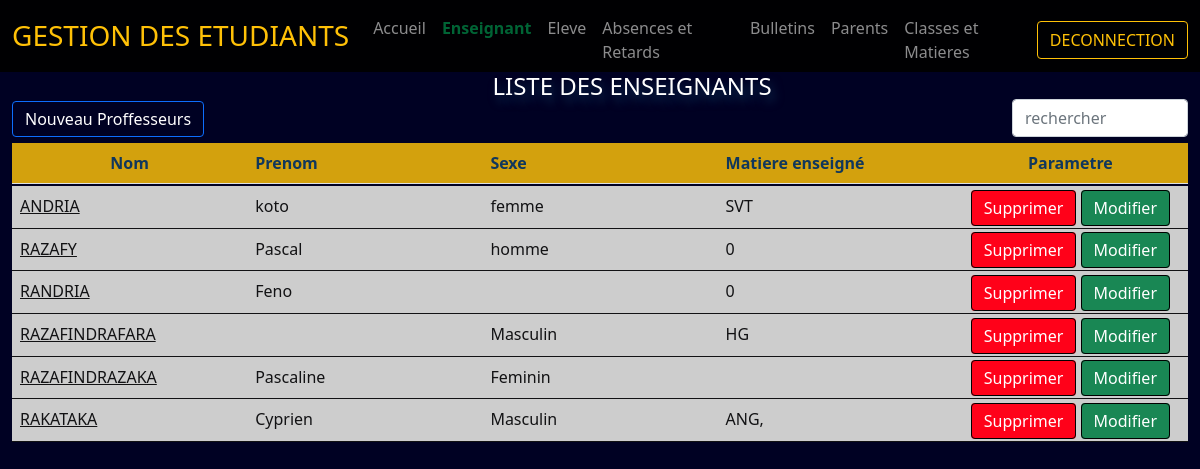
The app's page /enseignant/enseignant.php with its own data.
### tables this page shows
CREATE TABLE IF NOT EXISTS `enseignant2` (
  `id_prof` int(11) NOT NULL AUTO_INCREMENT,
  `nom_prof` varchar(30) NOT NULL,
  `prenom_prof` varchar(50) NOT NULL,
  `sexe_prof` varchar(15) NOT NULL,
  `cin_prof` int(14) DEFAULT NULL,
  `adresse` varchar(30) NOT NULL,
  `contact_prof` int(10) DEFAULT NULL,
  `matiere_prof` varchar(12) NOT NULL,
  `duplicata` varchar(30) NOT NULL,
  `num_auto_enseign` int(20) DEFAULT NULL,
  `im` varchar(30) NOT NULL,
  `fonction` varchar(30) NOT NULL,
  `date_delivrance` varchar(10) NOT NULL,
  `diplome_academique` varchar(30) NOT NULL,
  `categorie_proffessionnel` varchar(30) NOT NULL,
  `diplome_pedagogique` varchar(30) NOT NULL,
  `specialite` varchar(30) NOT NULL,
  `enciennete` varchar(30) NOT NULL,
  `classe_tenue` varchar(50) NOT NULL,
  PRIMARY KEY (`id_prof`)
);

### enseignant/enseignant.php (the view, shortened to what this page needs)
<?php include_once('../securité/db_conn.php'); ?>
<!doctype html>
<html lang="fr">
<head>
    <link href="../assets/dist/css/bootstrap.min.css" rel="stylesheet">
</head>
<body>
    <nav class="navbar navbar-expand-md navbar-dark fixed-top">
        <div class="container-fluid">
            <a class="navbar-brand" href="#">
                <h3>GESTION DES ETUDIANTS</h3>
            </a>
            <div class="collapse navbar-collapse" id="navbarCollapse">
                <ul class="navbar-nav me-auto mb-2 mb-md-0">
                    <li class="nav-item">
                        <a class="nav-link " href="../Acceuil.php">Accueil</a>
                    </li>
                    <li class="nav-item">
                        <a class="nav-link active" href="enseignant.php">Enseignant</a>
                    </li>
                    <li class="nav-item">
                        <a class="nav-link" href="../etudiant/etudiants.php">Eleve</a>
                    </li>
                    <li class="nav-item">
                        <a class="nav-link" href="../absence/absence.php">Absences et Retards</a>
                    </li>
                    <li class="nav-item">
                        <a class="nav-link" href="../bulletin/bulletin.php">Bulletins</a>
                    </li>
                    <li class="nav-item">
                        <a class="nav-link" href="../parent/parents.php">Parents</a>
                    </li>
                    <li class="nav-item">
                        <a class="nav-link" href="../classe/classes.php">Classes et Matieres</a>
                    </li>
                </ul>
                <form class="d-flex">
                    <a class="btn btn-outline-warning" href="../securité/logout.php">DECONNECTION</a>
                </form>
            </div>
        </div>
    </nav>
    <div class="container-fluid">
        <h2 class="text-center"> LISTE DES ENSEIGNANTS</h2>
        <div class="row">
            <div class="col-lg-10">
                <a class="btn btn-primary" href="nouv_enseignant.php">Nouveau Proffesseurs</a>
            </div>
            <div class="col-lg-2">
                <input class="form-control" onkeyup="recherche();" name=" nom" id="nom" type="text"
                    placeholder="rechercher">
            </div>
        </div>
        <div class="table-header">
            <table class="table bg-dark table-hover ">
                <thead>
                    <tr>
                        <th width="20%" class="text-center">Nom</th>
                        <th width="20%">Prenom</th>
                        <th width="20%">Sexe</th>
                        <th width="20%">Matiere enseigné</th>
                        <th width="20%" class="text-center">Parametre</th>
                    </tr>
                </thead>
            </table>
        </div>
        <div class="table-body">
            <table class="table">
                <tbody id="search">
                    <?php
                    $sql = "SELECT * FROM enseignant2";
                    $resultat = $connection->query($sql);
                    while ($row = $resultat->fetch(PDO::FETCH_ASSOC)) { ?>
                    <tr class="liste">
                        <td width="20%">
                            <a href="infop.php?infop=<?php echo $row['id_prof'] ?>"><?php echo $row['nom_prof']; ?></a>
                        </td>
                        <td width="20%">
                            <?php echo $row['prenom_prof']; ?>
                        </td>
                        <td width="20%">
                            <?php echo $row['sexe_prof']; ?>
                        </td>
                        <td width="20%">
                            <?php echo $row['matiere_prof']; ?>
                        </td>
                        <td width="20%" class="text-center">
                            <a class="btn btn-danger"
                                href="action.php?deletepers=<?php echo $row['id_prof'] ?>">Supprimer</a>
                            <a class="btn btn-success"
                                href="nouv_enseignant.php?editeprof=<?php echo $row['id_prof'] ?>">Modifier</a>
                        </td>
                    </tr>
                    <?php } ?>
                </tbody>
            </table>
        </div>
    </div>
</body>
</html>

### enseignant/enseignant.php (style rules this page uses)
input { display: initial; }
body { margin: 0; padding: 0; background-color: #000123; min-height: 75rem; padding-top: 4.5rem; height: 100%; width: 100%; overflow-y: hidden; }
.col-lg-10 { margin-top: 6px; }
.navbar-expand-md { background-color: #000000eb; padding-bottom: 0px; }
.table-header { float: left; width: 100%; margin-top: 6px; }
.table-body { float: left; height: 480px; width: inherit; overflow-y: scroll; margin-top: -14px; }
.btn { display: initial; }
h3 { color: #ffc107; }
h2 { text-transform: uppercase; font-size: 1.5rem; color: #fff; text-shadow: 4px 6px 10px #10375C; text-align: center; margin-left: 4rem; }
table { border-style: solid; border-width: 0; border-style: solid; }
thead { padding: 0.4rem 0.3rem; color: #10375c; background-color: #ffc107cc; }
tbody { background-color: #cdcdcd; padding: 0.4rem 0.3rem; color: #121214; border-color: #121214; }
.navbar-dark .navbar-nav .nav-link.active, .navbar-dark .navbar-nav .show>.nav-link { color: #006435; font-weight: bold; }
.form-control { color: #10375C; width: 100%; display: initial; }
.btn-primary { background-color: transparent; }
.btn-success { border-color: #000000; }
.btn-danger { color: #ffffff; border-color: #000000; background-color: #ff0119; }
.row { margin-top: -10px; }
a { color: #121214; }

### records on screen
enseignant2: nom_prof "ANDRIA", prenom_prof "koto", sexe_prof "femme", matiere_prof "SVT"
enseignant2: nom_prof "RAZAFY", prenom_prof "Pascal", sexe_prof "homme", matiere_prof "0"
enseignant2: nom_prof "RANDRIA", prenom_prof "Feno", matiere_prof "0"
enseignant2: nom_prof "RAZAFINDRAFARA", sexe_prof "Masculin", matiere_prof "HG"
enseignant2: nom_prof "RAZAFINDRAZAKA", prenom_prof "Pascaline", sexe_prof "Feminin"
enseignant2: nom_prof "RAKATAKA", prenom_prof "Cyprien", sexe_prof "Masculin", matiere_prof "ANG,"
